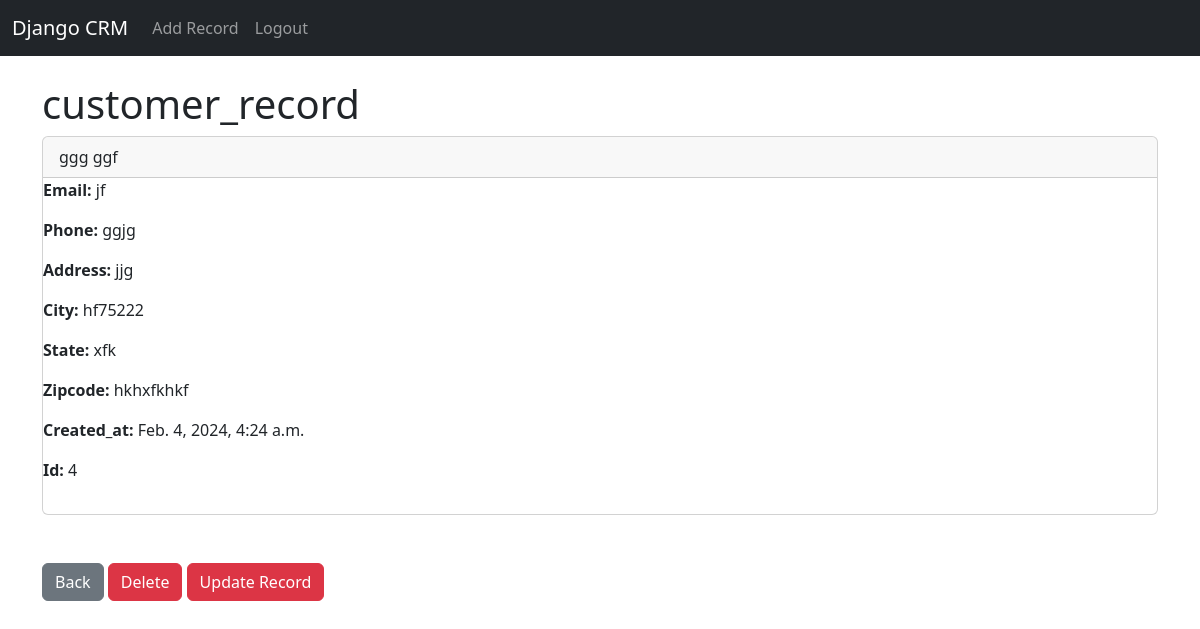
The app's page /record/4 (signed in) with its own data.
### website/models.py (models this page shows)
class Record(models.Model):
	created_at = models.DateTimeField(auto_now_add=True)
	first_name = models.CharField(max_length=50)
	last_name =  models.CharField(max_length=50)
	email = models.EmailField(max_length=100)
	address =  models.CharField(max_length=100)
	city =  models.CharField(max_length=50)
	state =  models.CharField(max_length=50)
	zipcode =  models.CharField(max_length=6)
	phone_regex = RegexValidator(regex=r'^\+?1?\d{9,15}$', message="Phone number must be entered in the format: '+999999999'. Up to 15 digits allowed.")
	phone = models.CharField(validators=[phone_regex], max_length=17, blank=True)

### website/views.py (the view)
def customer_record (request ,pk ):
    if request.user.is_authenticated:
          customer_record = Record.objects.get(id=pk)
          return render(request, 'record.html', {'customer_record': customer_record})
    else:
        messages.success(request ,"you Must Be Login")
        return redirect ('home')

### website/templates/record.html (shortened to what this page needs)
{% extends 'base.html' %}
{% block content %}
<h1> customer_record</h1>
<div class="card">
    <div class="card-header">
        {{ customer_record.first_name}} {{ customer_record.last_name}}
    </div>
      <p class="card-text">
        <strong>Email: </strong>{{ customer_record.email}}<br/>
      </p>
      <p class="card-text">
        <strong>Phone: </strong>{{ customer_record.phone}}<br/>
    </p>
    <p class="card-text">
        <strong>Address: </strong>{{ customer_record.address}} <br/>
    </p>
    <p class="card-text">
        <strong>City: </strong>{{ customer_record.city }}<br/>
    </p>
    <p class="card-text">
        <strong>State: </strong>{{ customer_record.state}}<br/>
    </p>
    <p class="card-text">
        <strong>Zipcode: </strong>{{ customer_record.zipcode}}<br/>
    </p>
    <p class="card-text">
        <strong>Created_at: </strong>{{ customer_record.created_at}}<br/>
    </p>
    <p class="card-text">
        <strong>Id: </strong>{{ customer_record.id}}<br/></p>
    </div>
    <br/>
    <br/>
    <a href= "{% url 'home' %}" class="btn btn-secondary ">Back</a>
    <a href= "{% url 'delete_record' customer_record.id  %}" class="btn btn-danger">Delete</a>
    <a href= "{% url 'update_record' customer_record.id  %}" class="btn btn-danger">Update Record</a>
  </div>
{% endblock content %}

### records on screen
Record: first_name "ggg", last_name "ggf", email "jf", phone "ggjg", address "jjg", city "hf75222", state "xfk", zipcode "hkhxfkhkf", created_at "Feb. 4, 2024, 4:24 a.m.", id "4"
